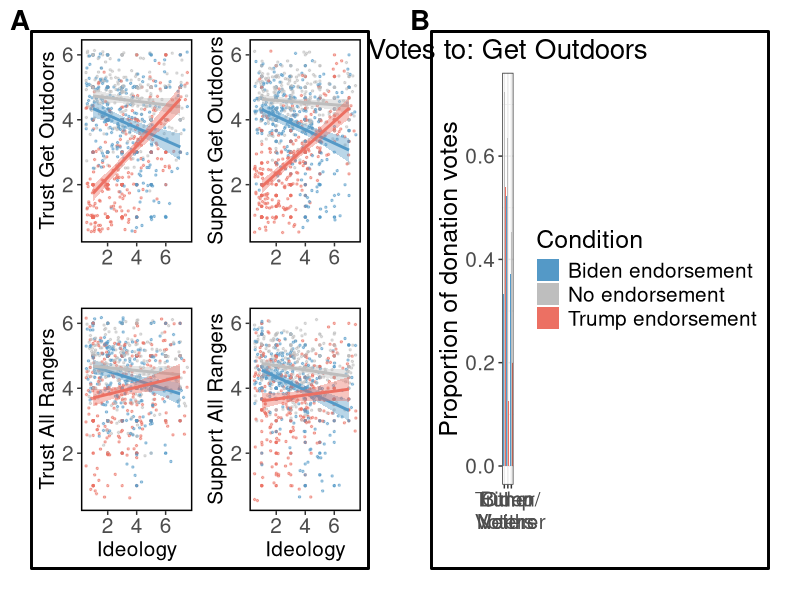
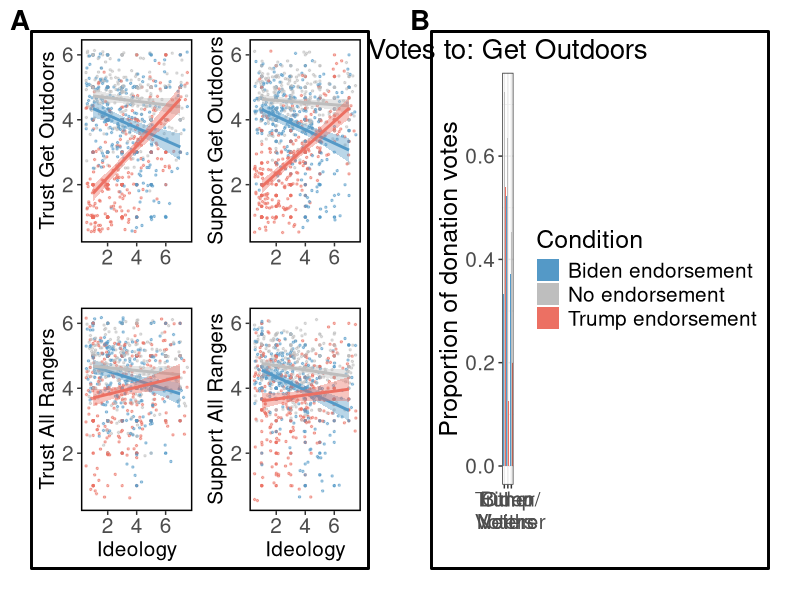

Recreate these plots in R, in order.
## ---- chunk 1
library(dplyr); library(ggplot2); library(ggpubr); library(grid); library(tidyr)

colors <- c('Biden endorsement' = '#5499C7','No endorsement' = 'grey','Trump endorsement' = "#EC7063")

df = read.csv('data/Study 3 R Data.csv')
df <- df %>%
    mutate(
      Ideo_2 = Ideology - 4,
      Condition = case_when(
        is.na(RangCond) ~ NA_character_,
        RangCond < 0 ~ "Biden endorsement",
        RangCond > 0 ~ "Trump endorsement",
        TRUE ~ "No endorsement"
      )
    ) %>%
    mutate(Condition = factor(Condition, levels = c("Biden endorsement","No endorsement", "Trump endorsement")))
## ---- chunk 2
# Function to make individual regression plots
plot_conditions <- function(data,outcome,include_y,ylab_use, include_x,xlab_use,include_legend){
  a <- ggplot(data, aes(x=Ideology, y = get(outcome), color = Condition)) + 
    geom_point(alpha = 0.5, size =0.5) + geom_jitter(height = 0.5,width = 0.5,alpha = 0.5, size =0.5) + geom_smooth(method=glm,aes(fill=Condition)) + 
    ylim(0.5, 6.2) +
    scale_color_manual(values=colors,drop=FALSE)+
    scale_fill_manual(values=colors,drop=FALSE)+
    ylab(ifelse(include_y, ylab_use, ""))  + 
    xlab(ifelse(include_x,  xlab_use, "")) +
    theme(axis.text=element_text(size=15), 
          axis.title=element_text(size=15), 
          axis.title.x=element_text(size=15),
          legend.position = ifelse(include_legend,'right',"none"),
          panel.background = element_rect(fill='white'),
          plot.background = element_rect(fill='white', color=NA),
          panel.border = element_rect(colour = "black", fill=NA, size=1))
  return(a)
}

# Make unique subplots and arrange them together
a1 <- plot_conditions(df,'TrustRang',T,'Trust Get Outdoors',F,'',F)
a2 <- plot_conditions(df,'SupportRang',T,"Support Get Outdoors",F,"",F)
b1 <- plot_conditions(df,'TrustAllRang',T,'Trust All Rangers',T,"Ideology",F)
b2 <- plot_conditions(df,'SupportAllRang',T,'Support All Rangers',T,"Ideology",F)
a <- ggarrange(a1, a2, b1, b2, labels = c("", "","",""),ncol = 2, nrow = 2, widths=c(1,1)) + bgcolor("White")
a <- a + theme(plot.margin = margin(.8, .8, .8, .8, "cm"), panel.border = element_rect(color = "black",fill = NA,size = 1)) 

# Function to create bar plots
plot_votes <- function(df, org) {
  data <- df
  data <- data %>% mutate(Donate = as.numeric(Donate),
              Vote = case_when(Vote == 1 ~ "Trump\nVoters", 
                               Vote == 2 ~ "Biden\nVoters",
                               Vote == 3 ~ 'Other/\nNeither'),
              Donate = case_when(Donate == 1 ~ "Firefighters", 
                               Donate == 2 ~ "Get Outdoors",
                               Donate == 3 ~ 'Dentists')) %>%
    mutate(Vote = factor(Vote, levels = c("Trump\nVoters","Biden\nVoters", "Other/\nNeither")))
  data <- data %>% select(Condition, Vote, Donate) %>% drop_na()
  data <- data %>% group_by(Vote, Condition, Donate) %>% summarise(Count_Donate = length(Donate))
  data <- data %>% group_by(Vote, Condition) %>%
    mutate(prop = Count_Donate / sum(Count_Donate)) %>% filter(Donate == org)
  
  plot_return <- ggplot(data, aes(fill= Condition, x = Vote, y = prop))+
    geom_bar(position="dodge", stat="identity")+ 
    scale_color_manual(values=colors,drop=FALSE)+
    scale_fill_manual(values=colors,drop=FALSE)+
    ylab('Proportion of donation votes') + xlab("") + ggtitle(paste("Votes to:",org)) + 
    theme_bw() + 
    theme(axis.text=element_text(size=15),
          axis.title=element_text(size=18),
          plot.title = element_text(size = 20, hjust = 0.5),
          legend.title = element_text(size=18),
          legend.text = element_text(size = 15),)
  return(plot_return)
}

b <- plot_votes(df, "Get Outdoors")
b <- ggarrange(b, labels = c('')) + bgcolor("White")
b <- b + theme(plot.margin = margin(.8, .8, .8, .8, "cm"), panel.border = element_rect(color = "black",fill = NA,size = 1))

ggarrange(a, b, labels = c("A", "B"),ncol = 2, nrow = 1, widths=c(1,1), font.label = list(size = 20)) + theme(plot.background = element_rect(fill = "white", color = NA))
ggsave("figures/Figure2-Trust-Support-Get-Outdoors.png",width = 15,height = 6,units = "in",dpi = 300) 

